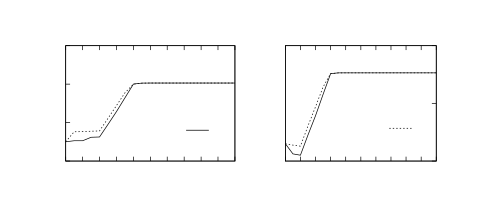

Write the gnuplot code that produced this figure.
#set terminal x11
# set output
set style line 1 lt 1 lw 2
set style line 2 lt 3 lw 2
set style line 3 lt 2 lw 2
set style line 4 lt 4 lw 2
set style line 5 lt 6 lw 1
set size 1,0.6
set origin 0,0
set multiplot
set size 0.525,0.6
set origin 0,0
set ytics nomirror
set xtics 2
set ytics 10
set ylabel "Inventory"
set xlabel "Time"
set  title "Retailer" #at first 8, first 42
set label "$\\omega = 0.2$" at first 8, first 35
set key at first 18, first 20
set key horizontal samplen 2
#unset key
#unset label

plot "CL2.dat" u 1:2 w l ls 1 t "$\\ell(x,u,z_p)$",\
"" u 1:3 w l ls 2 notitle
unset label
set size 0.525, 0.6
set origin 0.525,0
unset ylabel
unset ytics
set key horizontal samplen 2
set title "Manufacturer" #at first 8, second 42
set key at first 18, second 27
set xtics 2
set y2tics nomirror
set y2label "Inventory"
set y2tics 10
set xlabel "Time"
plot "CL2.dat" u 4:5 w l ls 1 axis x1y2 notitle,\
"" u 4:6 w l ls 2 axis x1y2 t "$\\ell_T(x,u,z_s)$"
